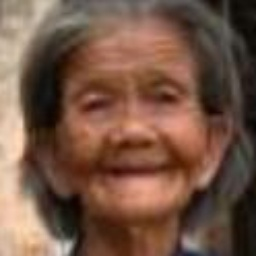
#> input picture data_test/100_1_2_20170105174847679.jpg, 256 x 256 px
$ python -i emotion_detection.py   (imports and definitions only)   (older library calls are emulated)
#> lines starting #> are read from the running program, lines starting #| are printed output that depends on the picture; after the words box and inside, x2 and y2 are one past the last pixel; in counts of white or black regions, pixels touching at a corner belong together
#> further down, picture is the input picture: shape (256, 256, 3); mean B, G, R 69.3, 85.9, 117.2
import cv2
import numpy as np
import hashlib

# Bộ nhớ đệm toàn cục để lưu trữ kết quả dựa trên hash của ảnh
_emotion_cache = {}

def get_image_hash(image):
    """
    Tạo hash duy nhất cho ảnh để lưu vào bộ nhớ đệm
    """
    if image is None or image.size == 0:
        return "empty_image"

    # Resize nhỏ lại để tính hash nhanh hơn và ít bị ảnh hưởng bởi nhiễu
    small_img = cv2.resize(image, (32, 32))
    # Chuyển đổi sang grayscale nếu cần
    if len(small_img.shape) == 3:
        small_img = cv2.cvtColor(small_img, cv2.COLOR_BGR2GRAY)
#> small_img: shape (32, 32)

    # Tính toán hash của ảnh đã được chuẩn hóa
    img_bytes = small_img.tobytes()
    img_hash = hashlib.md5(img_bytes).hexdigest()
#> img_hash = 'a0f7ef915a9fdc9075a0f45468aa7e04'
    return img_hash

def detect_emotion(face_image, force_recalculate=False):
    """
    Detect emotion from a face image - optimized for 224x224 input images
    with improved mouth shape detection and reduced neutral bias

    Args:
        face_image: Input face image
        force_recalculate: Force recalculation even if image is in cache

    Returns:
        tuple: (emotion, confidence) - detected emotion and confidence level
    """
    # Input validation
    if face_image is None or face_image.size == 0:
        print("Invalid image in emotion detection, using default (Neutral)")
        return "Neutral", 0.7

    # Kiểm tra bộ nhớ đệm nếu không bị bắt buộc tính toán lại
    if not force_recalculate:
        img_hash = get_image_hash(face_image)
#> img_hash = 'a0f7ef915a9fdc9075a0f45468aa7e04'
        if img_hash in _emotion_cache:
            cached_result = _emotion_cache[img_hash]
            print(f"Using cached emotion result: {cached_result[0]} (confidence: {cached_result[1]:.2f})")
            return cached_result

    try:
        # Ensure image is in grayscale format for emotion detection
        if len(face_image.shape) == 3:
            gray = cv2.cvtColor(face_image, cv2.COLOR_BGR2GRAY)
        else:
            gray = face_image.copy()

        # Save original dimensions
        original_h, original_w = gray.shape

        # Chuẩn hóa kích thước ảnh
        resized = cv2.resize(gray, (224, 224))

        # Chuẩn hóa độ sáng và tương phản
        # 1. Giảm nhiễu với Gaussian blur nhẹ
        blurred = cv2.GaussianBlur(resized, (3, 3), 0)

        # 2. Cân bằng histogram thích ứng
        clahe = cv2.createCLAHE(clipLimit=2.5, tileGridSize=(8, 8))
        enhanced = clahe.apply(blurred)

        # 3. Chuẩn hóa về khoảng sáng-tối nhất định
        face = cv2.normalize(enhanced, None, alpha=0, beta=255, norm_type=cv2.NORM_MINMAX)

        # Extract facial features relevant to emotion with improved regions for 224x224
        h, w = face.shape

        # Eye regions (improved positions for 224x224)
        left_eye_region = face[int(h*0.22):int(h*0.43), int(w*0.15):int(w*0.45)]
        right_eye_region = face[int(h*0.22):int(h*0.43), int(w*0.55):int(w*0.85)]

        # Mouth region - more precise for 224x224 - MỞ RỘNG vùng miệng để phát hiện tốt hơn
        mouth_region = face[int(h*0.60):int(h*0.90), int(w*0.25):int(w*0.75)]

        # Eyebrow regions - better defined for 224x224
        left_eyebrow_region = face[int(h*0.12):int(h*0.22), int(w*0.15):int(w*0.45)]
        right_eyebrow_region = face[int(h*0.12):int(h*0.22), int(w*0.55):int(w*0.85)]

        # Nose region - better defined for 224x224
        nose_region = face[int(h*0.35):int(h*0.62), int(w*0.35):int(w*0.65)]

        # Forehead region - new for 224x224
        forehead_region = face[int(h*0.05):int(h*0.15), int(w*0.25):int(w*0.75)]

        # Calculate features
        # 1. Standard deviation of pixel values in regions (texture/expression intensity)
        mouth_std = np.std(mouth_region) if mouth_region.size > 0 else 0
#> mouth_std = 68.49
        left_eye_std = np.std(left_eye_region) if left_eye_region.size > 0 else 0
#> left_eye_std = 52.61
        right_eye_std = np.std(right_eye_region) if right_eye_region.size > 0 else 0
#> right_eye_std = 55.23
        left_eyebrow_std = np.std(left_eyebrow_region) if left_eyebrow_region.size > 0 else 0
#> left_eyebrow_std = 40.63
        right_eyebrow_std = np.std(right_eyebrow_region) if right_eyebrow_region.size > 0 else 0
#> right_eyebrow_std = 45.14

        # 2. Edge density in regions (for expression lines) - improved for 224x224
        mouth_edges = cv2.Sobel(mouth_region, cv2.CV_64F, 1, 1) if mouth_region.size > 0 else np.zeros((1, 1))
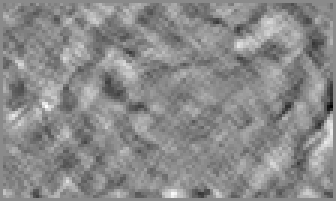
#> mouth_edges: shape (67, 112) float64 (shown 3 times larger); min -25, max 21, mean 0; drawn with min black and max white
        mouth_edge_mean = np.mean(np.abs(mouth_edges))
#> mouth_edge_mean = 3.25

        # 3. Gradient magnitude for eyebrows and mouth corners (expression indicators)
        face_gradient_x = cv2.Sobel(face, cv2.CV_64F, 1, 0)
        face_gradient_y = cv2.Sobel(face, cv2.CV_64F, 0, 1)
        gradient_magnitude = cv2.magnitude(face_gradient_x, face_gradient_y)

        # 4. Mouth openness (ratio of bright to dark pixels, threshold-based) - CẢI TIẾN phát hiện khẩu hình
        # Dùng nhiều ngưỡng khác nhau để phát hiện trạng thái miệng tốt hơn
        _, mouth_thresh1 = cv2.threshold(mouth_region, 100, 255, cv2.THRESH_BINARY) if mouth_region.size > 0 else (None, np.zeros((1, 1)))
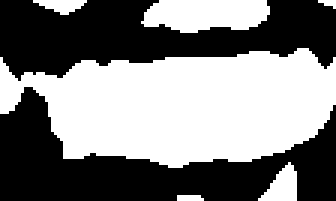
#> mouth_thresh1: shape (67, 112) (shown 3 times larger); 49.8% white; 6 white regions (2 under 20 px), largest, box (x1, y1, x2, y2) and area: (0, 16, 112, 56) 3177, (47, 0, 90, 11) 380, (86, 54, 99, 67) 100, (11, 0, 29, 5) 55
        _, mouth_thresh2 = cv2.threshold(mouth_region, 150, 255, cv2.THRESH_BINARY) if mouth_region.size > 0 else (None, np.zeros((1, 1)))
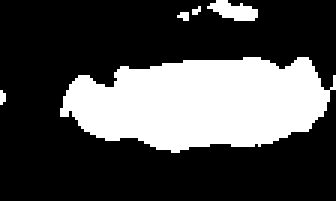
#> mouth_thresh2: shape (67, 112) (shown 3 times larger); 29.6% white; 5 white regions (3 under 20 px), largest, box (x1, y1, x2, y2) and area: (20, 19, 112, 51) 2127, (69, 0, 86, 7) 74

        mouth_open_ratio1 = np.sum(mouth_thresh1) / (mouth_region.size * 255) if mouth_region.size > 0 else 0
#> mouth_open_ratio1 = 0.498
        mouth_open_ratio2 = np.sum(mouth_thresh2) / (mouth_region.size * 255) if mouth_region.size > 0 else 0
#> mouth_open_ratio2 = 0.296

        # Kết hợp các ngưỡng để có đánh giá chính xác hơn
        mouth_open_ratio = (mouth_open_ratio1 + mouth_open_ratio2) / 2
#> mouth_open_ratio = 0.397

        # 5. CẢI TIẾN: Phát hiện đường cong miệng (cười/buồn)
        if mouth_region.size > 0:
            # Chia miệng thành nửa trên và nửa dưới
            h_mouth, w_mouth = mouth_region.shape
            upper_lip = mouth_region[:int(h_mouth/2), :]
            lower_lip = mouth_region[int(h_mouth/2):, :]

            # Tính độ cong của môi (gradient dọc)
            upper_lip_gradient = cv2.Sobel(upper_lip, cv2.CV_64F, 0, 1) if upper_lip.size > 0 else np.zeros((1, 1))
            lower_lip_gradient = cv2.Sobel(lower_lip, cv2.CV_64F, 0, 1) if lower_lip.size > 0 else np.zeros((1, 1))

            # Tính giá trị trung bình của gradients
            upper_lip_curve = np.mean(upper_lip_gradient) if upper_lip.size > 0 else 0
#> upper_lip_curve = 23.19
            lower_lip_curve = np.mean(lower_lip_gradient) if lower_lip.size > 0 else 0
#> lower_lip_curve = -28.67

            # Độ cong tổng thể (+ = cười, - = buồn)
            mouth_curve = upper_lip_curve - lower_lip_curve
#> mouth_curve = 51.86
        else:
            mouth_curve = 0

        # 6. CẢI TIẾN: Phát hiện góc miệng (quan trọng cho nụ cười và buồn bã)
        if mouth_region.size > 0:
            h_mouth, w_mouth = mouth_region.shape

            # Lấy góc miệng trái và phải
            left_corner = mouth_region[int(h_mouth*0.5):int(h_mouth*0.8), :int(w_mouth*0.3)]
            right_corner = mouth_region[int(h_mouth*0.5):int(h_mouth*0.8), int(w_mouth*0.7):]

            # Tính gradient tại các góc
            left_corner_grad = cv2.Sobel(left_corner, cv2.CV_64F, 1, 1) if left_corner.size > 0 else np.zeros((1, 1))
            right_corner_grad = cv2.Sobel(right_corner, cv2.CV_64F, 1, 1) if right_corner.size > 0 else np.zeros((1, 1))
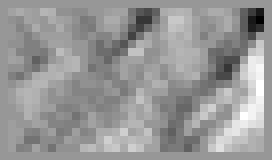
#> right_corner_grad: shape (20, 34) float64 (shown 8 times larger); min -25, max 17, mean 0.0235; drawn with min black and max white

            # Giá trị trung bình
            left_corner_value = np.mean(np.abs(left_corner_grad)) if left_corner.size > 0 else 0
#> left_corner_value = 3.01
            right_corner_value = np.mean(np.abs(right_corner_grad)) if right_corner.size > 0 else 0
#> right_corner_value = 3.44

            # Cường độ tại các góc miệng
            mouth_corner_intensity = (left_corner_value + right_corner_value) / 2
#> mouth_corner_intensity = 3.22
        else:
            mouth_corner_intensity = 0

        # 7. Eye openness (new feature for 224x224)
        _, left_eye_thresh = cv2.threshold(left_eye_region, 100, 255, cv2.THRESH_BINARY_INV) if left_eye_region.size > 0 else (None, np.zeros((1, 1)))
#> left_eye_thresh: shape (47, 67); 64.2% white; 2 black regions (1 under 20 px), largest, box (x1, y1, x2, y2) and area: (24, 0, 67, 47) 1120
        _, right_eye_thresh = cv2.threshold(right_eye_region, 100, 255, cv2.THRESH_BINARY_INV) if right_eye_region.size > 0 else (None, np.zeros((1, 1)))
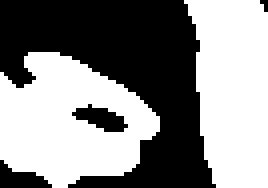
#> right_eye_thresh: shape (47, 67) (shown 4 times larger); 54.1% white; 4 black regions (1 under 20 px), largest, box (x1, y1, x2, y2) and area: (0, 0, 54, 47) 1336, (18, 26, 32, 33) 54, (0, 40, 13, 47) 51
        left_eye_open_ratio = np.sum(left_eye_thresh) / (left_eye_region.size * 255) if left_eye_region.size > 0 else 0
#> left_eye_open_ratio = 0.642
        right_eye_open_ratio = np.sum(right_eye_thresh) / (right_eye_region.size * 255) if right_eye_region.size > 0 else 0
#> right_eye_open_ratio = 0.541
        eye_open_ratio = (left_eye_open_ratio + right_eye_open_ratio) / 2
#> eye_open_ratio = 0.592

        # 8. Eyebrow positioning (new feature for 224x224)
        left_eyebrow_mean = np.mean(left_eyebrow_region) if left_eyebrow_region.size > 0 else 0
#> left_eyebrow_mean = 106
        right_eyebrow_mean = np.mean(right_eyebrow_region) if right_eyebrow_region.size > 0 else 0
#> right_eyebrow_mean = 123.4
        eyebrow_mean = (left_eyebrow_mean + right_eyebrow_mean) / 2
#> eyebrow_mean = 114.7

        # 9. Forehead wrinkling (new feature for 224x224)
        forehead_edges = cv2.Sobel(forehead_region, cv2.CV_64F, 1, 1) if forehead_region.size > 0 else np.zeros((1, 1))
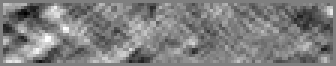
#> forehead_edges: shape (22, 112) float64 (shown 3 times larger); min -15, max 15, mean -0.069; drawn with min black and max white
        forehead_edge_mean = np.mean(np.abs(forehead_edges))
#> forehead_edge_mean = 2.86

        # Print debug information
        print(f"Emotion features (224x224 optimized):")
        print(f"- Mouth std: {mouth_std:.2f}")
#| - Mouth std: 68.49
        print(f"- Eye std (L/R): {left_eye_std:.2f}/{right_eye_std:.2f}")
#| - Eye std (L/R): 52.61/55.23
        print(f"- Mouth edge mean: {mouth_edge_mean:.2f}")
#| - Mouth edge mean: 3.25
        print(f"- Mouth open ratio: {mouth_open_ratio:.2f}")
#| - Mouth open ratio: 0.40
        print(f"- Mouth curve: {mouth_curve:.2f}")
#| - Mouth curve: 51.86
        print(f"- Mouth corner intensity: {mouth_corner_intensity:.2f}")
#| - Mouth corner intensity: 3.22
        print(f"- Eye open ratio: {eye_open_ratio:.2f}")
#| - Eye open ratio: 0.59
        print(f"- Eyebrow mean: {eyebrow_mean:.2f}")
#| - Eyebrow mean: 114.66
        print(f"- Forehead edge mean: {forehead_edge_mean:.2f}")
#| - Forehead edge mean: 2.86

        # Calculate base scores for each emotion based on extracted features
        # Higher values indicate stronger presence of the emotion
        # GIẢM độ ưu tiên của trạng thái neutral từ 0.5 xuống 0.3
        happy_score = 0.0
        sad_score = 0.0
        angry_score = 0.0
        surprised_score = 0.0
        fearful_score = 0.0
        disgusted_score = 0.0
        neutral_score = 0.3  # Giảm baseline cho neutral từ 0.5 xuống 0.3

        # Happy indicators: Open mouth, raised cheeks, specific eye shape - CƯỜNG HÓA tín hiệu vui vẻ
        # Sử dụng mouth_curve làm chỉ báo chính, giá trị dương = cười
        if mouth_curve > 1.5:  # Miệng cong lên = cười
            happy_score += 0.5
            neutral_score -= 0.2
            print("- Happy indicators detected: smile curve (strong)")
        elif mouth_curve > 0.8:  # Miệng cong lên nhẹ
            happy_score += 0.3
            neutral_score -= 0.1
            print("- Happy indicators detected: smile curve (mild)")

        # Bổ sung thêm phát hiện nụ cười dựa trên các chỉ số khác
        if mouth_open_ratio > 0.3 and mouth_corner_intensity > 40:
            happy_score += 0.3
            neutral_score -= 0.1
            print("- Happy indicators detected: open mouth with strong corners")

        # Sad indicators: Downturned mouth corners, droopy eyes - CƯỜNG HÓA tín hiệu buồn bã
        # Sử dụng mouth_curve làm chỉ báo chính, giá trị âm = buồn
        if mouth_curve < -1.5:  # Miệng cong xuống rõ rệt
            sad_score += 0.5
            happy_score -= 0.2
            neutral_score -= 0.2
            print("- Sad indicators detected: downturned mouth (strong)")
        elif mouth_curve < -0.8:  # Miệng cong xuống nhẹ
            sad_score += 0.3
            happy_score -= 0.1
            print("- Sad indicators detected: downturned mouth (mild)")

        # Bổ sung phát hiện buồn bã từ các đặc trưng khác
        if mouth_edge_mean > 30 and mouth_open_ratio < 0.25 and eyebrow_mean < 100:
            sad_score += 0.2
            print("- Sad indicators detected: low eyebrows and closed mouth")

        # Angry indicators: Furrowed brow, tight mouth - optimized for 224x224
        eyebrow_edges = cv2.Sobel(np.vstack([left_eyebrow_region, right_eyebrow_region]), cv2.CV_64F, 1, 1) if left_eyebrow_region.size > 0 and right_eyebrow_region.size > 0 else np.zeros((1, 1))
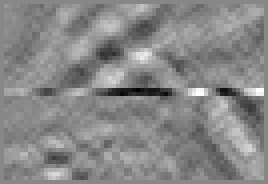
#> eyebrow_edges: shape (46, 67) float64 (shown 4 times larger); min -33, max 29, mean 0; drawn with min black and max white
        eyebrow_edge_mean = np.mean(np.abs(eyebrow_edges))
#> eyebrow_edge_mean = 4.49

        # GIẢM ngưỡng cho angry để phát hiện tốt hơn
        if eyebrow_edge_mean > 45 and mouth_edge_mean > 30 and mouth_open_ratio < 0.3:
            angry_score += 0.45
            neutral_score -= 0.2
            print(f"- Angry indicators detected: eyebrow furrow ({eyebrow_edge_mean:.2f}) and tight mouth")

        # Surprised indicators: Wide eyes, open mouth - optimized for 224x224
        # GIẢM ngưỡng để phát hiện ngạc nhiên tốt hơn
        if eye_open_ratio > 0.4 and mouth_open_ratio > 0.35:
            surprised_score += 0.55
            neutral_score -= 0.3
            print("- Surprised indicators detected: wide eyes and open mouth")

        # Fearful indicators: Wide eyes, tense mouth - optimized for 224x224
        if eye_open_ratio > 0.35 and mouth_edge_mean > 30 and forehead_edge_mean > 25:
            fearful_score += 0.4
            neutral_score -= 0.1
            print("- Fearful indicators detected: wide eyes, tense mouth, and forehead wrinkles")

        # Disgusted indicators: Wrinkled nose, raised upper lip - optimized for 224x224
        nose_edges = cv2.Sobel(nose_region, cv2.CV_64F, 1, 1) if nose_region.size > 0 else np.zeros((1, 1))
#> (the rest of the program and of its run is left out)
